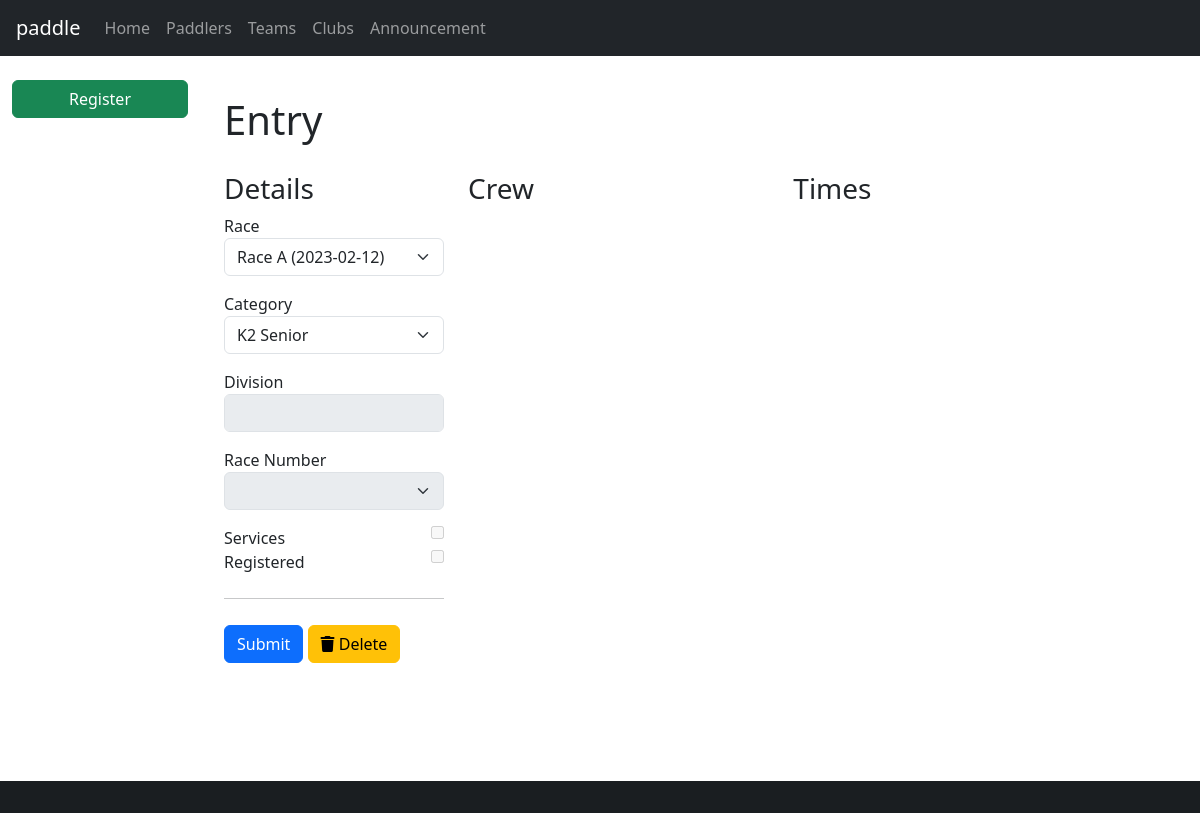
The page /entry/1447 (signed in) on the database as committed earlier.
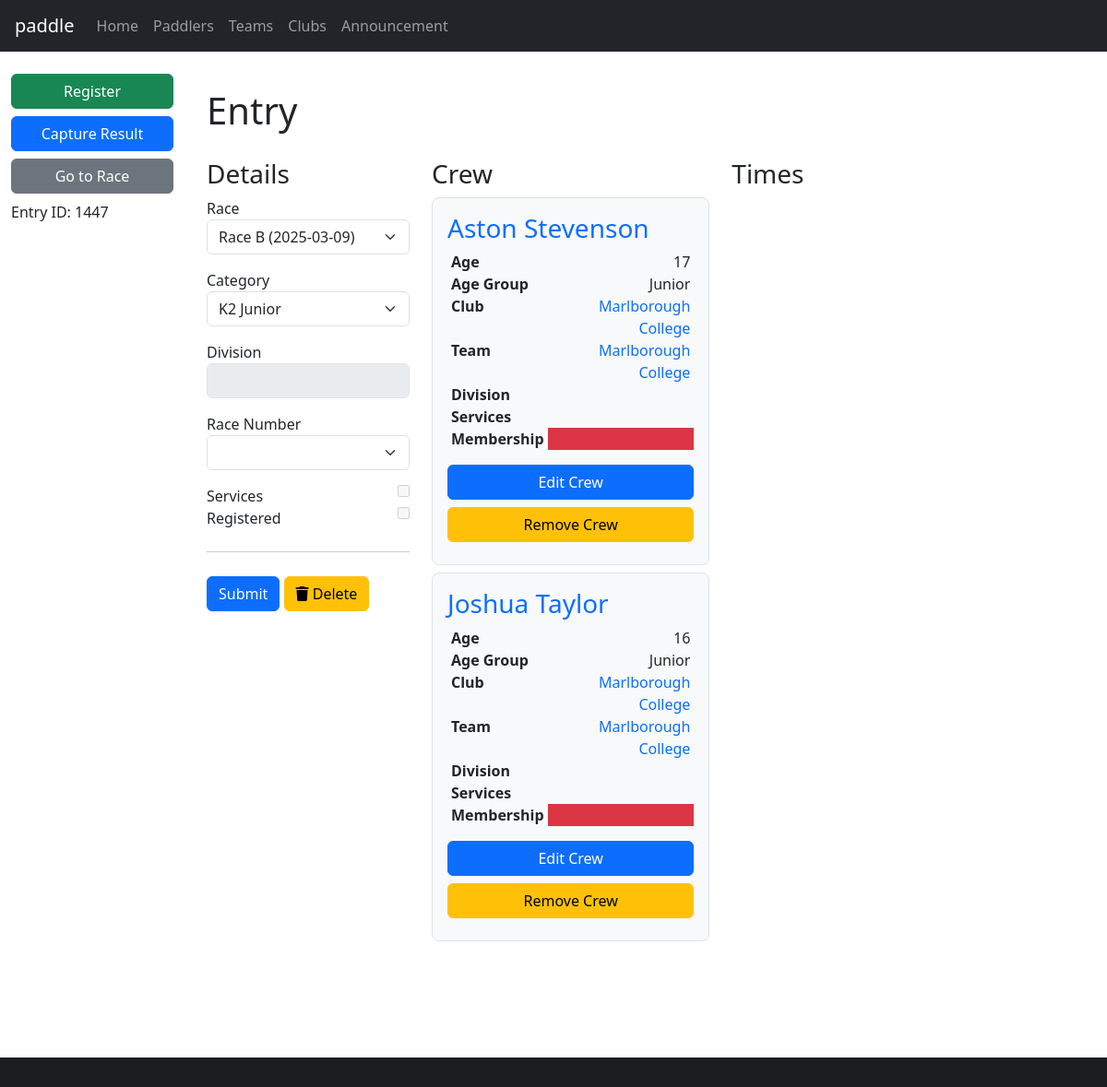
The same page on the database as committed later.
### database/database/entry.py (models this page shows, shortened)
class Entry(Base):
    __tablename__ = "entry"
    id = Column(Integer, primary_key=True)
    race_id = Column(Integer, ForeignKey(Race.id), index=True)
    category_id = Column(Integer, ForeignKey(Category.id), index=True)
    boat_type = Column(boat_type, index=True)
    entry_number = Column(Integer)
    series_id = Column(Integer, ForeignKey(Series.id), index=True)
    time_start = Column(String)
    time_finish = Column(String)
    time_adjustment = Column(Integer)
    registered = Column(Boolean, default=False, nullable=False)
    retired = Column(Boolean, default=False, nullable=False)
    scratched = Column(Boolean, default=False, nullable=False)
    disqualified = Column(Boolean, default=False, nullable=False)
    note = Column(Text)
    category = relationship(Category, backref="entries", lazy="joined")
    race = relationship(Race, backref="entries", lazy="joined")
    race_number = relationship("Number", secondary="number_entry", uselist=False)
    crews = relationship("Crew", lazy="joined", order_by="Crew.paddler_id")
    @property
    def division(self):
        if self.crews:
            divisions = [crew.paddler.division for crew in self.crews]
            divisions = [division for division in divisions if division is not None]
            if divisions:
                return min(divisions)
        return None
    @property
    def time(self):
        if self.time_start and self.time_finish:
            time_start = datetime.datetime.strptime(self.time_start, "%H:%M:%S")
            time_finish = datetime.datetime.strptime(self.time_finish, "%H:%M:%S")
            return (
                time_finish
                - time_start
                + datetime.timedelta(seconds=(self.time_adjustment or 0))
            )
        else:
            return None
    @property
    def crew_complete(self):
        return len(self.crews) >= self.category.crew_count
    @property
    def services(self):
        services = [crew.services for crew in self.crews]
        return len(services) > 0 and all(services)

### database/database/crew.py (models this page shows, shortened)
class Crew(Base):
    __tablename__ = "crew"
    id = Column(Integer, primary_key=True)
    paddler_id = Column(Integer, ForeignKey(Paddler.id), index=True)
    club_id = Column(String(3), ForeignKey(Club.id), index=True)
    entry_id = Column(Integer, ForeignKey(Entry.id), index=True)
    services = Column(Boolean, server_default=expression.false())
    due = Column(Numeric)
    paid = Column(Numeric)
    paddler = relationship(Paddler, backref="crews", lazy="joined")
    club = relationship("Club", backref="crews", lazy="joined")
    entry = relationship(Entry, lazy="joined", overlaps="crews")
    @property
    def team(self):
        for team in self.paddler.teams:
            if self.entry.race.series_id == team.series_id:
                return team
        else:
            return None

### database/database/paddler.py (models this page shows, shortened)
class Paddler(Base):
    __tablename__ = "paddler"
    id = Column(Integer, primary_key=True)
    membership_number = Column(Integer)
    membership_expiry = Column(Date)
    membership_body_id = Column(Integer, ForeignKey(MembershipBody.id))
    division = Column(Integer)
    title = Column(String)
    first = Column(String)
    middle = Column(String)
    last = Column(String)
    gender = Column(String(1))
    suffix = Column(String)
    dob = Column(Date)
    address = Column(String)
    email = Column(String)
    phone = Column(String)
    emergency_name = Column(String)
    emergency_phone = Column(String)
    age_group_id = Column(Integer, ForeignKey(AgeGroup.id), index=True)
    age_group = relationship(AgeGroup, backref="paddlers", lazy="joined")
    membership_body = relationship(MembershipBody, backref="paddlers", lazy="joined")
    teams = relationship("Team", secondary="team_paddler", back_populates="paddlers")
    @hybrid_property
    def name(self):
        return combine_names(self.first, self.middle, self.last)
    @property
    def membership(self):
        membership = self.membership_number
        if membership and self.membership_body:
            membership = self.membership_body.acronym + str(membership)
        return membership
    @property
    def membership_expired(self):
        if self.membership_expiry:
            return self.membership_expiry < date.today()
        else:
            return True
    @property
    def age(self):
        newyear = date(date.today().year, 1, 1)
        age = newyear.year - self.dob.year
        if (self.dob.month, self.dob.day) > (newyear.month, newyear.day):
            age -= 1
        return age
    @property
    def age_group_calculated(self):
        age = self.age
        if not age:
            return None
        elif age < 19:
            return "Junior"
        elif age >= 50:
            return "Master"
        elif age >= 35:
            return "Veteran"
        else:
            return "Senior"

### database/database/age_group.py (models this page shows, shortened)
class AgeGroup(Base):
    __tablename__ = "age_group"
    id = Column(Integer, primary_key=True)
    label = Column(String)
    def __str__(self):
        return self.label

### database/database/club.py (models this page shows, shortened)
class Club(Base):
    __tablename__ = "club"
    id = Column(Integer, primary_key=True)
    name = Column(String)
    code_regex = Column(String())
    services = Column(Boolean, server_default=expression.false())
    def __str__(self):
        return f"{self.name}"

### database/database/race.py (models this page shows, shortened)
class Race(Base):
    __tablename__ = "race"
    __table_args__ = (UniqueConstraint("name", "date", name="uq_race_name_date"),)
    id = Column(Integer, primary_key=True)
    name = Column(String, nullable=False)
    date = Column(Date, nullable=False)
    series_id = Column(Integer, ForeignKey(Series.id), index=True)
    time_min_start = Column(String)
    time_max_start = Column(String)
    time_min_finish = Column(String)
    time_max_finish = Column(String)
    time_adjustment = Column(Integer)
    series = relationship(Series, backref="races", lazy="joined")
    def __str__(self):
        return "%s (%s)" % (self.name, self.date)

### database/database/team.py (models this page shows, shortened)
class Team(Base):
    __tablename__ = "team"
    __table_args__ = (
        UniqueConstraint("name", "series_id", name="uq_team_name_series"),
    )
    id = Column(Integer, primary_key=True)
    name = Column(String)
    team_type_id = Column(Integer, ForeignKey(TeamType.id), nullable=False)
    series_id = Column(Integer, ForeignKey(Series.id), index=True, nullable=False)
    type = relationship(TeamType, backref="teams")
    series = relationship(Series, backref="teams", lazy="joined")
    paddlers = relationship("Paddler", secondary="team_paddler", back_populates="teams")
    def __str__(self):
        return self.name

### paddle/views/entry.py (the view, shortened to what this page needs)
@blueprint.route("/entry/<entry_id>", methods=("GET", "POST"))
@blueprint.route("/entry/", defaults={"entry_id": None}, methods=("GET", "POST"))
@login_required
def entry(entry_id):
    entry = session.get(db.Entry, entry_id)
    race_id = request.args.get("race_id")
    races = session.query(db.Race)
    if race_id:
        races = races.filter(db.Race.id == race_id)
    races = races.all()
    if entry:
        race_id = entry.race_id
    ranges = (
        session.query(
            db.RaceNumber.category_id,
            db.RaceNumber.min_number_id,
            db.RaceNumber.max_number_id,
        )
        .filter(db.RaceNumber.race_id == race_id)
        .subquery()
    )
    categories = (
        session.query(db.Category, ranges.c.min_number_id, ranges.c.max_number_id)
        .outerjoin(ranges, ranges.c.category_id == db.Category.id)
        .all()
    )
    for category, min_number, max_number in categories:
        category.min_number = min_number if min_number else None
        category.max_number = max_number if max_number else None
    categories = [category for category, _, _ in categories]
    if entry:
        taken = (
            session.query(db.NumberEntry.number_id)
            .join(db.Entry, db.NumberEntry.entry_id == db.Entry.id)
            .filter(db.Entry.race_id == entry.race_id)
            .subquery()
        )
        numbers = (
            session.query(db.Number.id)
            .join(taken, db.Number.id == taken.c.number_id, isouter=True)
            .filter(
                (db.Number.lost == False) | (db.Number.lost == None)  # noqa: E711, E712
            )
            .order_by(db.Number.id)
        )
        if entry.race_number:
            numbers = numbers.filter(
                (taken.c.number_id == entry.race_number.id)
                | (taken.c.number_id == None)  # noqa: E711
            )
        else:
            numbers = numbers.filter((taken.c.number_id == None))  # noqa: E711
        numbers = [r.id for r in numbers]
    else:
        numbers = []
    return render_template(
        "entry.j2",
        entry=entry,
        categories=categories,
        races=races,
        numbers=numbers,
    )

### paddle/templates/entry.j2 (shortened to what this page needs)
{% extends "base-fluid.j2" %}
{% from "macros.j2" import find_value, button_delete %}
{% block content %}
<h1>Entry</h1>
<div class="row">
  <div class="col-md-3">
    <h3>Details</h3>
    <form method="post">
      <div>
        <div class="mb-3">
          <label for="race">Race</label>
          <select class="form-select" class="form-control" id="race_id" name="race_id">
            {% for race in races %}
            <option value="{{ race.id }}" {% if entry.race==race %} selected{% endif %}>{{ race }}</option>
            {% endfor %}
          </select>
        </div>
        <div class="mb-3">
          <label for="race">Category</label>
          <select class="form-select" class="form-control" id="category_id" name="category_id">
            {% for category in categories %}
            <option value="{{ category.id }}" {% if (entry.category==category) %} selected{% endif %}>{{ category }}
            </option>
            {% endfor %}
          </select>
        </div>
        <div class="mb-3">
          <label for="division">Division</label>
          <input type="number" class="form-control" disabled
            value="{{ find_value(request.form['division'], entry.division) }}">
        </div>
        <div class="mb-3">
          <label>Race Number</label>
          <select class="form-select" class="form-control" id="race_number" name="race_number" {% if not numbers %}
            disabled{% endif %}>
            <option value=""></option>
            {% for number in numbers %}
            <option {% if number==entry.race_number.id %} selected{% endif %}>{{ number }}</option>
            {% endfor %}
          </select>
        </div>
        <div>
          <label for="services">Services</label>
          <input type="checkbox" disabled{% if entry.services %} checked{% endif %} style="float: right;">
        </div>
        <div>
          <label for="registered">Registered</label>
          <input type="checkbox" disabled{% if entry.registered %} checked{% endif %} style="float: right;">
        </div>
      </div>
      <hr class="my-4">
      <button type="submit" class="btn btn-primary">Submit</button>
      {{ button_delete() }}
    </form>
  </div>
  <div class="col-md-4">
    <h3>Crew</h3>
    {% for crew in entry.crews %}
    <div class="crew h-30 p-3 mb-2 bg-light border rounded-3">
      <div>
        <h3><a href="{{ url_for('paddle.paddler', paddler_id=crew.paddler.id) }}">{{ crew.paddler.name }}</a></h3>
        <table class="table table-sm table-borderless">
          <tr>
            <th>Age</th>
            <td style="text-align: right;">{{ crew.paddler.age }}</td>
          </tr>
          <tr>
            <th>Age Group</th>
            <td style="text-align: right;" class="{% if not crew.paddler.age_group or crew.paddler.age_group|string != crew.paddler.age_group_calculated %}bg-danger{% endif %}">
            {% if crew.paddler.age_group %}{{ crew.paddler.age_group }}{% endif %}
            </td>
          </tr>
          <tr>
            <th>Club</th>
            <td style="text-align: right;">
              <a href="{{ url_for('paddle.club', club_id=crew.club.id) }}">{% if crew.club %}{{ crew.club }}{% endif
                %}</a>
            </td>
          </tr>
          <tr>
            <th>Team</th>
            <td style="text-align: right;">
            {% if crew.team %}
              <a href="{{ url_for('paddle.team', team_id=crew.team.id) }}">
                {{ crew.team }}
              </a>
            {% endif %}
            </td>
          </tr>
          <tr>
            <th>Division</th>
            <td style="text-align: right;">{{ crew.paddler.division or "" }}</td>
          </tr>
          <tr>
            <th>Services</th>
            <td style="text-align: right;" class="services">
            </td>
          </tr>
          <tr>
            <th>Membership</th>
            <td style="text-align: right;" class="{% if crew.paddler.membership_expired %}bg-danger{% endif %}">
            </td>
          </tr>
        </table>
      </div>
      <div>
        <ul class="nav flex-column">
          <li class="nav-item d-grid mb-2">
            <a href="{{ url_for('paddle.crew', crew_id=crew.id) }}" class="btn btn-primary">Edit Crew</a>
          </li>
          <li class="nav-item d-grid mb-2">
            <a href="{{ url_for('paddle.crew_delete', crew_id=crew.id) }}" class="btn btn-warning">Remove Crew</a>
          </li>
        </ul>
      </div>
    </div>
    {% endfor %}
  </div>
  <div class="col-md-4">
    <h3>Times</h3>
  </div>
</div>
{% endblock %}
{% block sidebar %}
{% include 'sidebar-entry.j2' %}
{% endblock %}

### paddle/templates/sidebar-entry.j2
<ul class="nav flex-column">
    {% if not entry.registered %}
    <li class="nav-item d-grid mb-2">
        <a id="register" href="{{ url_for('paddle.entry_register', entry_id=entry.id) }}" class="btn btn-success">Register</a>
    </li>
    {% endif %}
    {% if entry.race %}
    <li class="nav-item d-grid mb-2">
        <a href="{{ url_for('paddle.race_results_capture', race_id=entry.race.id, race_number=entry.race_number) }}" class="btn btn-primary">Capture
            Result</a>
    </li>
    <li class="nav-item d-grid mb-2">
        <a href="{{ url_for('paddle.race', race_id=entry.race.id) }}" class="btn btn-secondary">Go to Race</a>
    </li>
    {% endif %}
</ul>
{% if entry.id %}
<p>Entry ID: {{ entry.id }}</p>
{% endif %}

Rows that differ between the two databases and show on the page:
added Entry: id "1447"
added Crew: paddler.name "Aston Stevenson", paddler.age "17", paddler.age_group "Junior", club "Marlborough College", team "Marlborough College"
added Crew: paddler.name "Joshua Taylor", paddler.age "16", paddler.age_group "Junior", club "Marlborough College", team "Marlborough College"
Other text that changed with them:
form field race_id: "Race A (2023-02-12)" → "Race B (2025-03-09)"
form field category_id: "K2 Senior" → "K2 Junior"
form field services: "☐" → (not shown)
form field registered: "☐" → (not shown)
text now shown: "Capture Result Go to Race Entry ID:"
